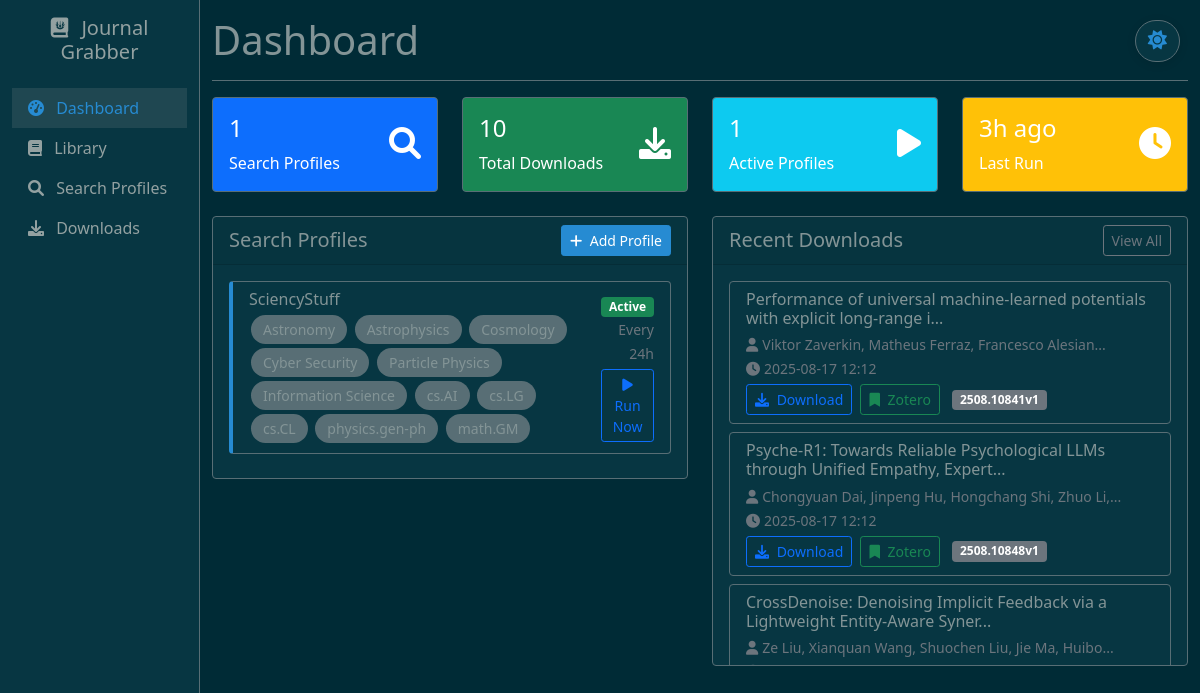
The page / on the database its author committed.
### app.py (models this page shows)
class SearchProfile(db.Model):
    id = db.Column(db.Integer, primary_key=True)
    name = db.Column(db.String(100), nullable=False)
    topics = db.Column(db.Text, nullable=False)  # JSON string of topics
    frequency_hours = db.Column(db.Integer, default=24)
    download_path = db.Column(db.String(500), default='/app/downloads')
    is_active = db.Column(db.Boolean, default=True)
    last_run = db.Column(db.DateTime)
    created_at = db.Column(db.DateTime, default=datetime.utcnow)

class DownloadedArticle(db.Model):
    id = db.Column(db.Integer, primary_key=True)
    arxiv_id = db.Column(db.String(50), unique=True, nullable=False)
    title = db.Column(db.String(500), nullable=False)
    authors = db.Column(db.Text)
    abstract = db.Column(db.Text)
    subjects = db.Column(db.Text)
    file_path = db.Column(db.String(500))
    profile_id = db.Column(db.Integer, db.ForeignKey('search_profile.id'))
    downloaded_at = db.Column(db.DateTime, default=datetime.utcnow)

### app.py (the view)
@app.route('/')
def index():
    profiles = SearchProfile.query.all()
    recent_downloads = DownloadedArticle.query.order_by(DownloadedArticle.downloaded_at.desc()).limit(10).all()
    profiles_dict = [{
        'id': p.id,
        'name': p.name,
        'topics': json.loads(p.topics),
        'frequency_hours': p.frequency_hours,
        'download_path': p.download_path,
        'is_active': p.is_active,
        'last_run': p.last_run.isoformat() if p.last_run else None
    } for p in profiles]
    return render_template('index.html', profiles=profiles, profiles_json=profiles_dict, recent_downloads=recent_downloads)

### app.py (called while the page is built)
@app.template_filter('from_json')
def from_json_filter(json_str):
    try:
        return json.loads(json_str)
    except (json.JSONDecodeError, TypeError):
        return []

### templates/index.html (shortened to what this page needs)
{% extends "base.html" %}
{% block header %}Dashboard{% endblock %}
{% block content %}
<div class="row">
    <div class="col-md-3 mb-4">
        <div class="card bg-primary text-white">
            <div class="card-body">
                <div class="d-flex justify-content-between">
                    <div>
                        <h4>{{ profiles|length }}</h4>
                        <p class="mb-0">Search Profiles</p>
                    </div>
                    <div class="align-self-center">
                        <i class="fas fa-search fa-2x"></i>
                    </div>
                </div>
            </div>
        </div>
    </div>
    <div class="col-md-3 mb-4">
        <div class="card bg-success text-white">
            <div class="card-body">
                <div class="d-flex justify-content-between">
                    <div>
                        <h4 id="totalDownloads">{{ recent_downloads|length }}</h4>
                        <p class="mb-0">Total Downloads</p>
                    </div>
                    <div class="align-self-center">
                        <i class="fas fa-download fa-2x"></i>
                    </div>
                </div>
            </div>
        </div>
    </div>
    <div class="col-md-3 mb-4">
        <div class="card bg-info text-white">
            <div class="card-body">
                <div class="d-flex justify-content-between">
                    <div>
                        <h4>{{ profiles|selectattr('is_active')|list|length }}</h4>
                        <p class="mb-0">Active Profiles</p>
                    </div>
                    <div class="align-self-center">
                        <i class="fas fa-play fa-2x"></i>
                    </div>
                </div>
            </div>
        </div>
    </div>
    <div class="col-md-3 mb-4">
        <div class="card bg-warning text-white">
            <div class="card-body">
                <div class="d-flex justify-content-between">
                    <div>
                        <h4 id="lastRunAgo">-</h4>
                        <p class="mb-0">Last Run</p>
                    </div>
                    <div class="align-self-center">
                        <i class="fas fa-clock fa-2x"></i>
                    </div>
                </div>
            </div>
        </div>
    </div>
</div>
<div class="row">
    <div class="col-md-6 mb-4">
        <div class="card">
            <div class="card-header d-flex justify-content-between align-items-center">
                <h5 class="mb-0">Search Profiles</h5>
                <a href="{{ url_for('profiles') }}" class="btn btn-sm btn-primary">
                    <i class="fas fa-plus me-1"></i> Add Profile
                </a>
            </div>
            <div class="card-body">
                {% if profiles %}
                    {% for profile in profiles %}
                    <div class="search-profile-card card mb-2 {% if not profile.is_active %}inactive{% endif %}">
                        <div class="card-body py-2">
                            <div class="d-flex justify-content-between align-items-center">
                                <div>
                                    <h6 class="mb-1">{{ profile.name }}</h6>
                                    <small class="text-muted">
                                        {% for topic in profile.topics|from_json %}
                                            <span class="topic-tag">{{ topic }}</span>
                                        {% endfor %}
                                    </small>
                                </div>
                                <div class="text-end">
                                    {% if profile.is_active %}
                                        <span class="badge bg-success status-badge">Active</span>
                                    {% else %}
                                        <span class="badge bg-secondary status-badge">Inactive</span>
                                    {% endif %}
                                    <br>
                                    <small class="text-muted">Every {{ profile.frequency_hours }}h</small>
                                    <br>
                                    <button class="btn btn-sm btn-outline-primary mt-1" onclick="runProfileNow({{ profile.id }})">
                                        <i class="fas fa-play"></i> Run Now
                                    </button>
                                </div>
                            </div>
                        </div>
                    </div>
                    {% endfor %}
                {% endif %}
            </div>
        </div>
    </div>
    <div class="col-md-6 mb-4">
        <div class="card">
            <div class="card-header d-flex justify-content-between align-items-center">
                <h5 class="mb-0">Recent Downloads</h5>
                <button class="btn btn-sm btn-outline-secondary" onclick="showDownloads()">
                    View All
                </button>
            </div>
            <div class="card-body" style="max-height: 400px; overflow-y: auto;">
                {% if recent_downloads %}
                    {% for download in recent_downloads %}
                    <div class="article-card card mb-2">
                        <div class="card-body py-2">
                            <h6 class="mb-1">{{ download.title[:80] }}{% if download.title|length > 80 %}...{% endif %}</h6>
                            <small class="text-muted">
                                <i class="fas fa-user me-1"></i>{{ download.authors[:50] }}{% if download.authors|length > 50 %}...{% endif %}
                            </small>
                            <br>
                            <small class="text-muted">
                                <i class="fas fa-clock me-1"></i>{{ download.downloaded_at.strftime('%Y-%m-%d %H:%M') }}
                            </small>
                            <div class="mt-1">
                                <a href="/downloads/{{ download.file_path.split('/')[-1] }}"
                                   class="btn btn-sm btn-outline-primary" target="_blank">
                                    <i class="fas fa-download me-1"></i> Download
                                </a>
                                <button class="btn btn-sm btn-outline-success ms-1"
                                        onclick="sendToZotero({{ download.id }})"
                                        title="Send to Zotero">
                                    <i class="fas fa-bookmark me-1"></i> Zotero
                                </button>
                                <span class="badge bg-secondary ms-2">{{ download.arxiv_id }}</span>
                            </div>
                        </div>
                    </div>
                    {% endfor %}
                {% else %}
                    <p class="text-muted text-center">No articles downloaded yet.</p>
                {% endif %}
            </div>
        </div>
    </div>
</div>
{% endblock %}

### templates/base.html (shortened to what this page needs)
<!DOCTYPE html>
<html lang="en">
<head>
    <link href="https://cdn.jsdelivr.net/npm/bootstrap@5.1.3/dist/css/bootstrap.min.css" rel="stylesheet">
    <link href="https://cdnjs.cloudflare.com/ajax/libs/font-awesome/6.0.0/css/all.min.css" rel="stylesheet">
</head>
<body data-theme="dark">
    <div class="theme-toggle" onclick="toggleTheme()" title="Toggle Theme">
        <i class="fas fa-sun" id="theme-icon"></i>
    </div>
    <div class="container-fluid">
        <div class="row">
            <nav class="col-md-2 d-md-block sidebar collapse">
                <div class="position-sticky pt-3">
                    <h5 class="text-center mb-4">
                        <i class="fas fa-journal-whills me-2"></i>
                        Journal Grabber
                    </h5>
                    <ul class="nav flex-column">
                        <li class="nav-item">
                            <a class="nav-link {% if request.endpoint == 'index' %}active{% endif %}" href="{{ url_for('index') }}">
                                <i class="fas fa-tachometer-alt me-2"></i>
                                Dashboard
                            </a>
                        </li>
                        <li class="nav-item">
                            <a class="nav-link {% if request.endpoint == 'library' %}active{% endif %}" href="{{ url_for('library') }}">
                                <i class="fas fa-book me-2"></i>
                                Library
                            </a>
                        </li>
                        <li class="nav-item">
                            <a class="nav-link {% if request.endpoint == 'profiles' %}active{% endif %}" href="{{ url_for('profiles') }}">
                                <i class="fas fa-search me-2"></i>
                                Search Profiles
                            </a>
                        </li>
                        <li class="nav-item">
                            <a class="nav-link" href="#downloads" onclick="showDownloads()">
                                <i class="fas fa-download me-2"></i>
                                Downloads
                            </a>
                        </li>
                    </ul>
                </div>
            </nav>
            <main class="col-md-10 ms-sm-auto main-content">
                <div class="pt-3 pb-2 mb-3 border-bottom">
                    <h1>{% block header %}{% endblock %}</h1>
                </div>
                {% block content %}{% endblock %}
            </main>
        </div>
    </div>
</body>
</html>

### templates/base.html (style rules this page uses)
:root { --bg-base03: #002b36; --bg-base02: #073642; --bg-base01: #586e75; --bg-base00: #657b83; --bg-base0: #839496; --bg-base1: #93a1a1; --bg-base2: #eee8d5; --bg-base3: #fdf6e3; --accent-blue: #268bd2; --accent-cyan: #2aa198; --accent-green: #859900; --accent-yellow: #b58900; --accent-orange: #cb4b16; --accent-red: #dc322f; --accent-magenta: #d33682; --accent-violet: #6c71c4; --body-bg: var(--bg-base03); --body-color: var(--bg-base0); --sidebar-bg: var(--bg-base02); --sidebar-color: var(--bg-base1); --card-bg: var(--bg-base02); --card-border: var(--bg-base01); --link-color: var(--accent-blue); --link-hover-color: var(--accent-cyan); --primary-color: var(--accent-blue); --secondary-color: var(--bg-base01); --success-color: var(--accent-green); --warning-color: var(--accent-yellow); --danger-color: var(--accent-red); --info-color: var(--accent-cyan); --filter-bg: var(--bg-base01); --hover-bg: rgba(88, 110, 117, 0.3); --border-color: var(--bg-base01); }
body { background-color: var(--body-bg); color: var(--body-color); transition: background-color 0.3s ease, color 0.3s ease; }
.sidebar { min-height: 100vh; background-color: var(--sidebar-bg); color: var(--sidebar-color); border-right: 1px solid var(--border-color); }
.sidebar .nav-link { color: var(--sidebar-color); transition: all 0.3s ease; }
.sidebar .nav-link.active { color: var(--link-color); background-color: var(--hover-bg); }
.main-content { min-height: 100vh; }
.status-badge { font-size: 0.75rem; }
.card, .modal-content { background-color: var(--card-bg); border-color: var(--card-border); color: var(--body-color); }
.btn-primary { background-color: var(--primary-color); border-color: var(--primary-color); }
.border-bottom { border-color: var(--border-color) !important; }
a { color: var(--link-color); }
.theme-toggle { position: fixed; top: 20px; right: 20px; z-index: 1050; background: var(--card-bg); border: 1px solid var(--border-color); border-radius: 50px; padding: 8px 12px; cursor: pointer; transition: all 0.3s ease; box-shadow: 0 2px 10px rgba(0,0,0,0.1); }
.theme-toggle i { color: var(--link-color); font-size: 1.2rem; transition: all 0.3s ease; }
.article-card { transition: transform 0.2s; background-color: var(--card-bg); border-color: var(--card-border); }
.search-profile-card { border-left: 4px solid var(--primary-color); background-color: var(--card-bg); }
.topic-tag { background-color: var(--filter-bg); color: var(--body-color); border-radius: 15px; padding: 0.25rem 0.75rem; font-size: 0.875rem; margin: 0.125rem; display: inline-block; }
.article-card { transition: transform 0.2s ease-in-out; border: 1px solid var(--card-border); background-color: var(--card-bg); }

### rows shown on the page
SearchProfile: name "SciencyStuff", topics "Astronomy" "Astrophysics" "Cosmology" "Cyber Security" "Particle Physics" "Information Science" "cs.AI" "cs.LG" "cs.CL" "physics.gen-ph" "math.GM", is_active "Active", frequency_hours "24"
DownloadedArticle: title "Performance of universal machine-learned potentials with explicit long-range i", authors "Viktor Zaverkin, Matheus Ferraz, Francesco Alesian", downloaded_at "2025-08-17 12:12", arxiv_id "2508.10841v1"
DownloadedArticle: title "Psyche-R1: Towards Reliable Psychological LLMs through Unified Empathy, Expert", authors "Chongyuan Dai, Jinpeng Hu, Hongchang Shi, Zhuo Li,", downloaded_at "2025-08-17 12:12", arxiv_id "2508.10848v1"
DownloadedArticle: title "CrossDenoise: Denoising Implicit Feedback via a Lightweight Entity-Aware Syner", authors "Ze Liu, Xianquan Wang, Shuochen Liu, Jie Ma, Huibo"

### other values the page prints
{{ profiles|length }} "1"
{{ recent_downloads|length }} "10"
{{ profiles|selectattr('is_active')|list|length }} "1"
